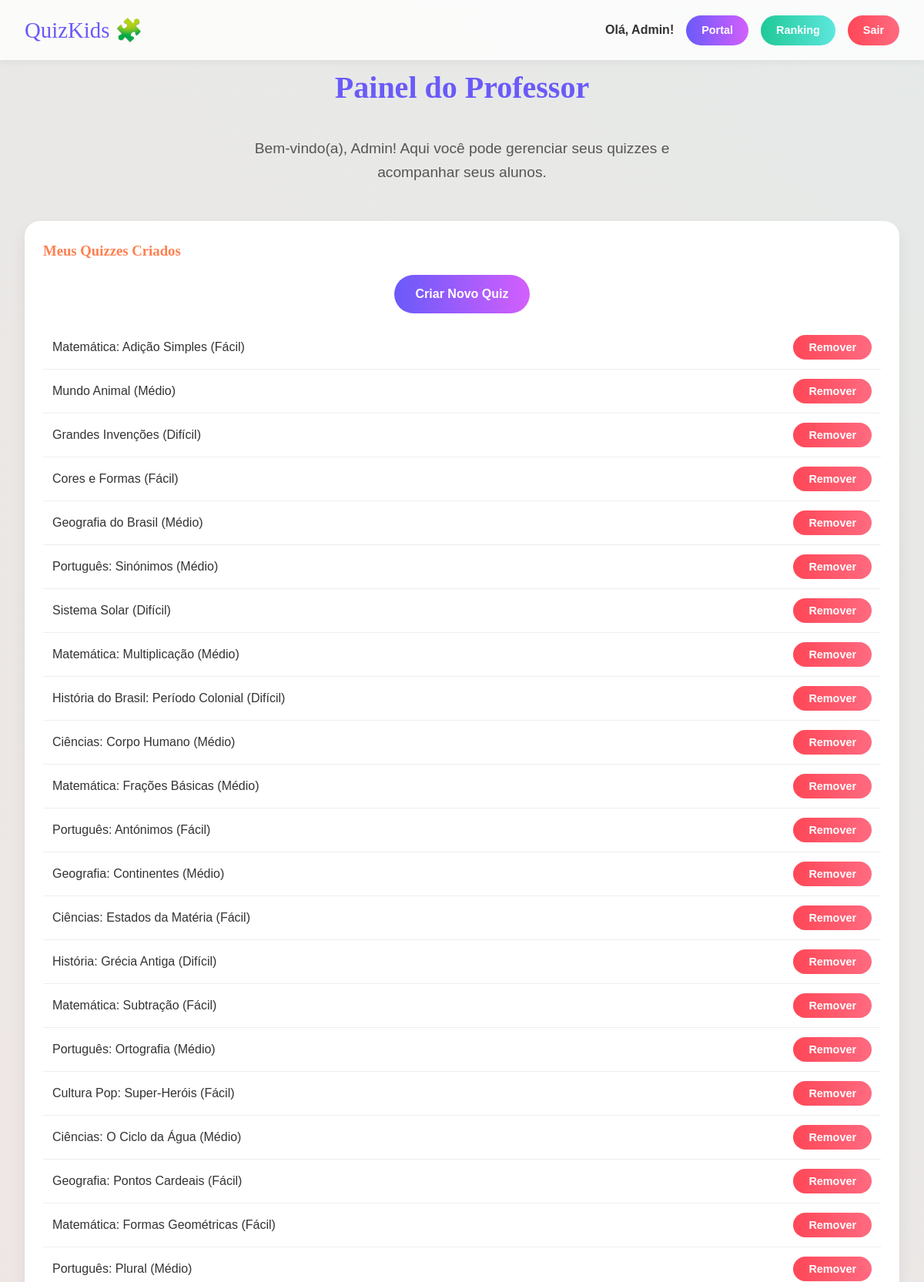
Page /portal_professor (signed in, upper part) on the committed database.
### tables this page shows
CREATE TABLE quizzes (
    id INTEGER PRIMARY KEY,
    tema TEXT NOT NULL,
    dificuldade TEXT NOT NULL,
    categoria TEXT NOT NULL,
    professor_cpf TEXT NOT NULL,
    idade_min INTEGER,
    idade_max INTEGER
);

### app.py (the view)
@app.route('/portal_professor')
@login_required(role='professor')
def portal_professor():
    db = get_db()
    my_quizzes = db.execute('SELECT * FROM quizzes WHERE professor_cpf = ?', (session['user']['cpf'],)).fetchall()
    students_list = db.execute("SELECT * FROM users WHERE type = 'aluno'").fetchall()
    return render_template('portal_professor.html', quizzes=my_quizzes, students=students_list)

### app.py (called while the page is built)
def get_db():
    db = getattr(g, '_database', None)
    if db is None:
        db = g._database = sqlite3.connect(DATABASE)
        db.row_factory = sqlite3.Row
    return db

@app.teardown_appcontext
def close_connection(exception):
    db = getattr(g, '_database', None)
    if db is not None:
        db.close()

def login_required(role=None):
    def decorator(f):
        @wraps(f)
        def decorated_function(*args, **kwargs):
            if 'user' not in session:
                flash('Você precisa estar logado para acessar esta página.', 'danger')
                return redirect(url_for('login'))
            if role and session['user'].get('type') != role:
                flash('Você não tem permissão para acessar esta página.', 'danger')
                return redirect(url_for('index'))
            return f(*args, **kwargs)
        return decorated_function
    return decorator

### templates/portal_professor.html (shortened to what this page needs)
{% extends "layout.html" %}
{% block content %}
<div class="container portal-container">
    <h2 class="portal-title">Painel do Professor</h2>
    <p class="subtitle">Bem-vindo(a), {{ session.user.nome }}! Aqui você pode gerenciar seus quizzes e acompanhar seus alunos.</p>
    <div class="teacher-dashboard">
        <div class="dashboard-section-full">
            <h3>Meus Quizzes Criados</h3>
            <div class="dashboard-actions"><a href="{{ url_for('criar_quiz') }}" class="btn btn-primary">Criar Novo Quiz</a></div>
            {% if quizzes %}
                <ul class="item-list">
                    {% for quiz in quizzes %}
                        <li class="item-list-row">
                            <span>{{ quiz.tema }} ({{ quiz.dificuldade }})</span>
                            <form action="{{ url_for('delete_quiz', quiz_id=quiz.id) }}" method="POST" onsubmit="return confirm('Tem certeza que deseja remover este quiz? Esta ação não pode ser desfeita.');">
                                <button type="submit" class="btn btn-danger btn-small">Remover</button>
                            </form>
                        </li>
                    {% endfor %}
                </ul>
            {% else %}
                <p>Você ainda não criou nenhum quiz.</p>
            {% endif %}
        </div>
    </div>
</div>
{% endblock %}

### templates/layout.html (shortened to what this page needs)
<!DOCTYPE html>
<html lang="pt-BR">
<head>
    <link rel="stylesheet" href="{{ url_for('static', filename='style.css') }}">
</head>
<body>
    <header class="app-header">
        {% set home_url = url_for('index') %}
        {% if session.user %}
            {% if session.user.type == 'aluno' %}
                {% set home_url = url_for('portal_aluno') %}
            {% elif session.user.is_admin %}
                {% set home_url = url_for('painel_admin') %}
            {% else %}
                {% set home_url = url_for('portal_professor') %}
            {% endif %}
        {% endif %}
        <a href="{{ home_url }}" class="header-logo">QuizKids 🧩</a>
        <nav class="user-info">
            {% if session.user %}
                <span>Olá, {{ session.user.nome }}!</span>
                <a href="{{ home_url }}" class="btn btn-primary btn-small">Portal</a>
                <a href="{{ url_for('ranking') }}" class="btn btn-accent btn-small">Ranking</a>
                <a href="{{ url_for('logout') }}" class="btn btn-danger btn-small">Sair</a>
            {% else %}
                <a href="{{ url_for('login') }}" class="btn btn-primary btn-small">Login</a>
                <a href="{{ url_for('register') }}" class="btn btn-secondary btn-small">Cadastre-se</a>
            {% endif %}
        </nav>
    </header>
    <main class="page active">
        {% block content %}{% endblock %}
    </main>
<!DOCTYPE html>
<html lang="pt-BR">
<head>
</head>
<body>
</body>
</html>
</body>
</html>

### static/style.css (style rules this page uses)
:root { --primary: #6a5af9; --secondary: #ff7f50; --accent: #20c997; --danger: #ff4757; --background: #f0f2f5; --text-color: #333; --card-bg: #ffffff; --font-display: 'Fredoka One', cursive; --font-text: 'Nunito', sans-serif; --shadow: 0 10px 20px rgba(0, 0, 0, 0.07); --border-radius: 20px; }
* { margin: 0; padding: 0; box-sizing: border-box; }
body { font-family: var(--font-text); background: var(--background); color: var(--text-color); line-height: 1.6; }
body::before { content: ''; position: fixed; top: 0; left: 0; width: 100%; height: 100%; z-index: -1; background: linear-gradient(45deg, #6a5af9, #d55ffd, #ff7f50, #20c997); background-size: 400% 400%; animation: gradient-animation 15s ease infinite; opacity: 0.1; }
.page { display: flex; flex-direction: column; align-items: center; justify-content: center; min-height: 100vh; padding: 2rem; animation: fadeIn 0.5s ease-in-out; }
.container { width: 100%; max-width: 1200px; margin: 0 auto; padding-top: 100px; }
.subtitle { font-size: 1.2rem; color: #555; text-align: center; max-width: 600px; margin: 0 auto 3rem auto; }
.btn { display: inline-block; padding: 12px 28px; border: none; border-radius: 50px; font-family: var(--font-text); font-weight: 900; font-size: 1rem; cursor: pointer; text-decoration: none; color: white; transition: all 0.3s ease; background-size: 200% auto; }
.btn-primary { background-image: linear-gradient(to right, #6a5af9 0%, #d55ffd 51%, #6a5af9 100%); }
.btn-accent { background-image: linear-gradient(to right, #20c997 0%, #5ee7df 51%, #20c997 100%); }
.btn-danger { background-image: linear-gradient(to right, #ff4757 0%, #ff6b81 51%, #ff4757 100%); }
.btn-small { padding: 8px 20px; font-size: 0.9rem; }
.app-header { position: fixed; top: 0; left: 0; width: 100%; background: rgba(255, 255, 255, 0.8); backdrop-filter: blur(10px); padding: 1rem 2rem; display: flex; justify-content: space-between; align-items: center; box-shadow: 0 2px 10px rgba(0,0,0,0.05); z-index: 100; }
.header-logo { font-family: var(--font-display); font-size: 1.8rem; color: var(--primary); text-decoration: none; }
.user-info { display: flex; align-items: center; gap: 1rem; }
.user-info span { font-weight: 700; }
.portal-container { padding-top: 50px; }
.portal-title { text-align: center; font-family: var(--font-display); font-size: 2.5rem; color: var(--primary); margin-bottom: 2rem; }
.teacher-dashboard { display: grid; grid-template-columns: 1fr; gap: 2rem; }
.dashboard-actions { margin-bottom: 1rem; text-align: center; }
.dashboard-section-full { grid-column: 1 / -1; background: var(--card-bg); padding: 1.5rem; border-radius: var(--border-radius); box-shadow: var(--shadow); margin-bottom: 2rem; }
.dashboard-section-full h3 { font-family: var(--font-display); color: var(--secondary); margin-bottom: 1rem; }
.item-list { list-style: none; padding: 0; }
.item-list-row { display: flex; justify-content: space-between; align-items: center; padding: 0.75rem; border-bottom: 1px solid #eee; }

### templates/layout.html (style rules this page uses)
:root { --mascot-primary-color: #6a5af9; --mascot-accent-color: #ff7f50; --mascot-speech-bg: #ffffff; --mascot-text-color: #333; }

### rows in the picture
quizzes: tema "Matemática: Adição Simples", dificuldade "Fácil"
quizzes: tema "Mundo Animal", dificuldade "Médio"
quizzes: tema "Grandes Invenções", dificuldade "Difícil"
quizzes: tema "Cores e Formas", dificuldade "Fácil"
quizzes: tema "Geografia do Brasil", dificuldade "Médio"
quizzes: tema "Português: Sinónimos", dificuldade "Médio"
quizzes: tema "Sistema Solar", dificuldade "Difícil"
quizzes: tema "Matemática: Multiplicação", dificuldade "Médio"
quizzes: tema "História do Brasil: Período Colonial", dificuldade "Difícil"
quizzes: tema "Ciências: Corpo Humano", dificuldade "Médio"
quizzes: tema "Matemática: Frações Básicas", dificuldade "Médio"
quizzes: tema "Português: Antónimos", dificuldade "Fácil"
quizzes: tema "Geografia: Continentes", dificuldade "Médio"
quizzes: tema "Ciências: Estados da Matéria", dificuldade "Fácil"
quizzes: tema "História: Grécia Antiga", dificuldade "Difícil"
quizzes: tema "Matemática: Subtração", dificuldade "Fácil"
quizzes: tema "Português: Ortografia", dificuldade "Médio"
quizzes: tema "Cultura Pop: Super-Heróis", dificuldade "Fácil"
quizzes: tema "Ciências: O Ciclo da Água", dificuldade "Médio"
quizzes: tema "Geografia: Pontos Cardeais", dificuldade "Fácil"
quizzes: tema "Matemática: Formas Geométricas", dificuldade "Fácil"
quizzes: tema "Português: Plural", dificuldade "Médio"

### other values in the picture
{{ session.user.nome }} "Admin"
